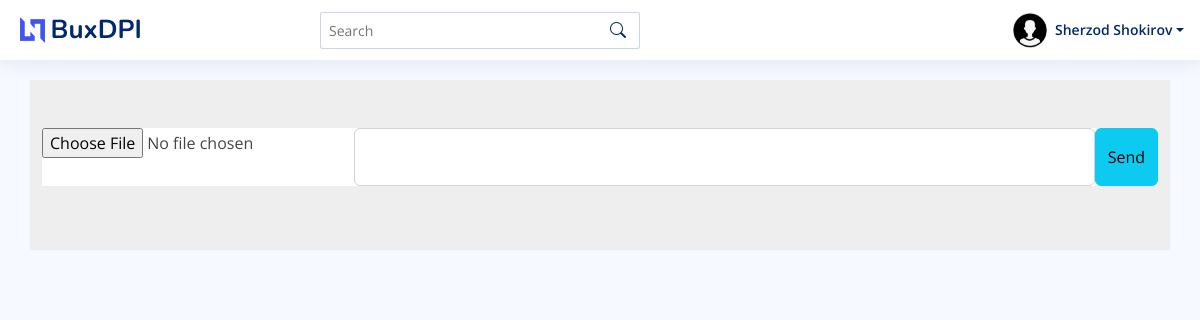
Before: /chat2/45 (signed in) with the older database file.
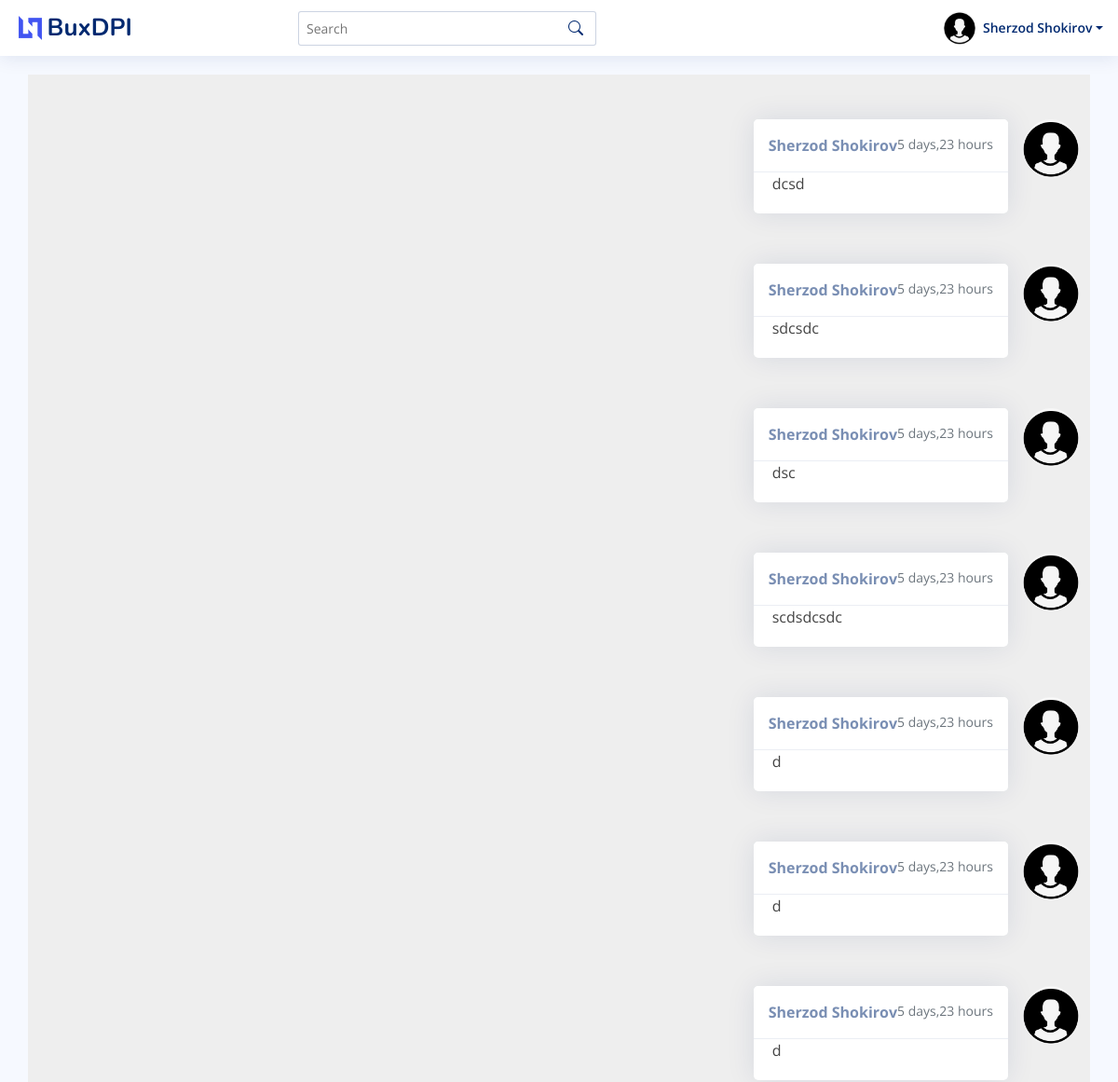
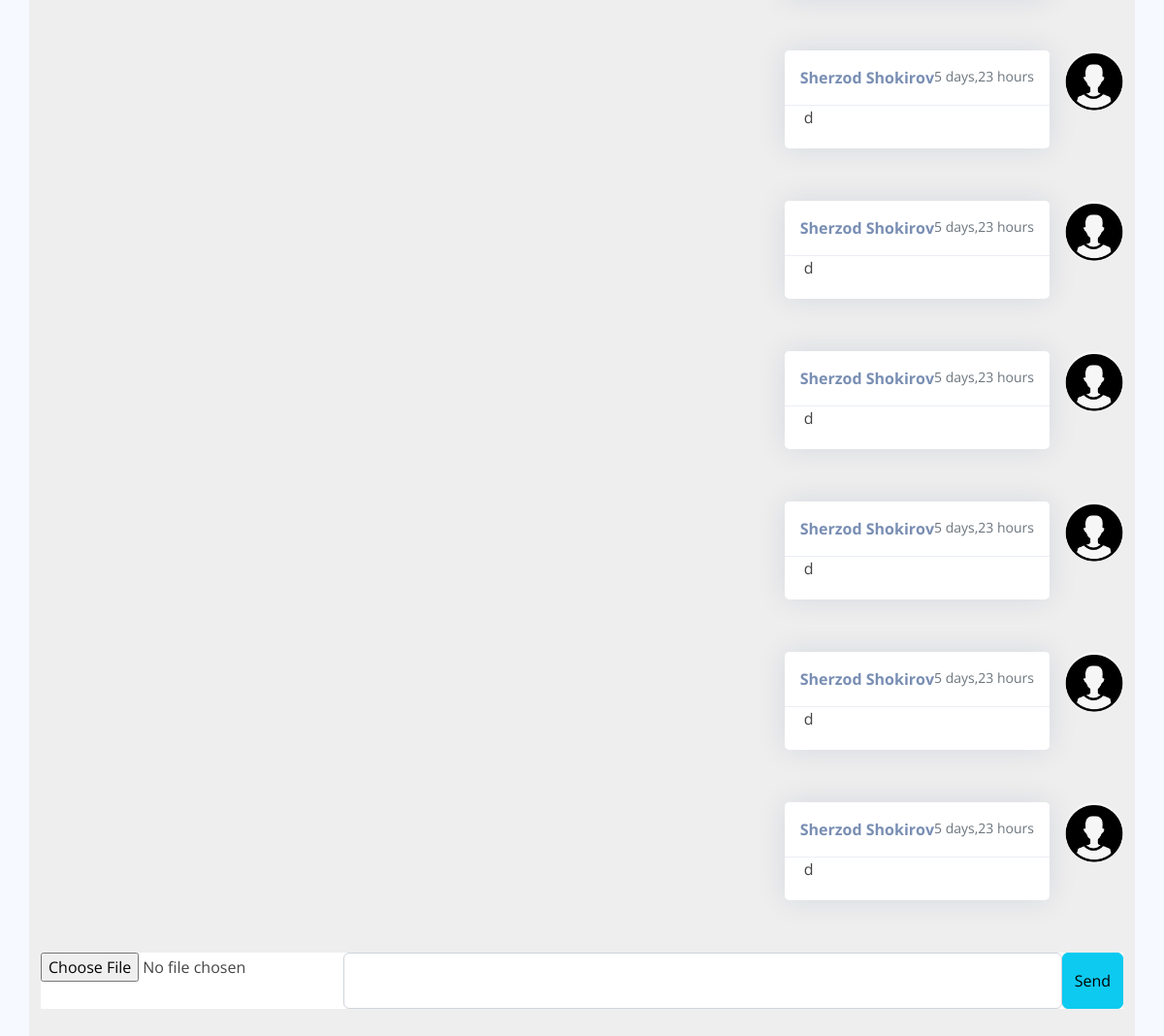
After: the same page with the newer database file (2 pictures, top to bottom).
### users/models.py (models this page shows)
class User(AbstractUser):
    role = models.ForeignKey(Role,on_delete=models.CASCADE, null=True, blank=True)
    image = models.ImageField(upload_to='avatars/', default='avatars/default.png', null=True, blank=True)
    phone = models.CharField(max_length=20, null=True, blank=True)
    about = models.CharField(max_length=250, null=True, blank=True)
    def __str__(self):
        return self.username

class Chat(models.Model):
    user1 = models.ForeignKey(User,related_name='user1', on_delete=models.CASCADE, null=True, blank=True)
    user2 = models.ForeignKey('users.User',related_name='user2', on_delete=models.CASCADE, null=True, blank=True)
    content = models.TextField(null=True, blank=True)
    image = models.ImageField(upload_to='chat/', null=True, blank=True)
    data = models.DateTimeField(auto_now_add=True)

### users/views.py (the view)
# urls.py: path('chat2/<int:id>', chat2, name='chat2'),
@login_required
def chat2(request,id):
    Teacher = User.objects.get(id=id)
    chats = Chat.objects.all()
    if request.method == 'POST':
        form = Chatform(data=request.POST,files=request.FILES)
        if form.is_valid():
            chat = form.save(commit=False)
            chat.user1 = request.user
            chat.user2 = Teacher
            chat.save()
            return HttpResponseRedirect(request.META.get('HTTP_REFERER'))
    else:
        form = Chatform()
    context = {
        'form': form,
        'user': User.objects.get(username=request.user),
        'Teacher': 	Teacher,
        'chat': Chat.objects.raw(f"""
                 SELECT *
                 from users_chat
                 where (user1_id={request.user.id} or user1_id={id}) and (user2_id={request.user.id} or user2_id={id})
                 ORDER by data asc
        """)
    }
    return render(request, 'chat.html',context)

### users/forms.py
class Chatform(forms.ModelForm):
    class Meta:
        model = Chat
        fields = ('user1','content','image',)

### users/models.py (called while the page is built)
    def __str__(self):
        return self.name

### templates/chat.html (shortened to what this page needs)
{% extends 'main.html' %} {% load static %}
{% block content %}
    <section style="background-color: #eee;" id="section_1">
        <div class="container py-5">
            <div class="row">
                <div class="col-md-8 col-lg-10 col-xl-12">
                    <ul class="list-unstyled">
                        {% for i in chat %}
                        {% if i.user1 == request.user and i.user2 == Teacher %}
                        <li class="d-flex justify-content-end mb-4">
                            <div class="card">
                            <div class="card-header d-flex justify-content-end p-3">
                                <p class="fw-bold mb-0">{{ i.user1.get_full_name }}</p>
                                <p class="text-muted small mb-0"> {{i.data|timesince}} </p>
                            </div>
                            <div class="card-body">
                                <p class="mb-0">
                                {{i.content}}
                                </p>
                            </div>
                            </div>
                            <img src="{{ i.user1.image.url }}"
                            class="rounded-circle d-flex align-self-start ms-3 shadow-1-strong" width="60">
                        </li>
                        {% endif %}
                        {% endfor %}
                        <li class="bg-white mb-3">
                            <form method="POST" enctype="multipart/form-data" class="form-floating" style="display: flex;">
                                <input type="file" name="image" accept="image/*" id="id_image">
                                <input type="text" name="content" id="id_content" class="form-control" placeholder="Typing">
                                <button type="submit" class="btn btn-info btn-rounded float-end">Send</button>
                            </form>
                        </li>
                    </ul>
                </div>
            </div>
        </div>
    </section>
{% endblock %}

### templates/main.html (shortened to what this page needs)
<!DOCTYPE html> {% load static %}
<html lang="en">
<head>
  <link href="{% static 'assets/vendor/bootstrap/css/bootstrap.min.css' %}" rel="stylesheet">
  <link href="{% static 'assets/vendor/bootstrap-icons/bootstrap-icons.css' %}" rel="stylesheet">
  <link href="{% static 'assets/vendor/boxicons/css/boxicons.min.css' %}" rel="stylesheet">
  <link href="{% static 'assets/vendor/quill/quill.snow.css' %}" rel="stylesheet">
  <link href="{% static 'assets/vendor/quill/quill.bubble.css' %}" rel="stylesheet">
  <link href="{% static 'assets/vendor/remixicon/remixicon.css' %}" rel="stylesheet">
  <link href="{% static 'assets/vendor/simple-datatables/style.css' %}" rel="stylesheet">
  <link href="{% static 'assets/css/style.css' %}" rel="stylesheet">
</head>
<body class="toggle-sidebar">
  <header id="header" class="header fixed-top d-flex align-items-center">
    <div class="d-flex align-items-center justify-content-between">
      {% if user.role.name == 'Teacher' %}
          <a href="{% url 'main' %}" class="logo d-flex align-items-center">
            <img src="{% static 'assets/img/logo.png' %}" alt="">
            <span class="d-none d-lg-block">BuxDPI</span>
          </a>
      {% else %}
          <a href="{% url 'main2' %}" class="logo d-flex align-items-center">
            <img src="{% static 'assets/img/logo.png' %}" alt="">
            <span class="d-none d-lg-block">BuxDPI</span>
          </a>
      {% endif %}
    </div>
    <div class="search-bar">
      <form class="search-form d-flex align-items-center" action="#">
        <input type="text" name="query" placeholder="Search" title="Enter search keyword">
        <button type="submit" title="Search"><i class="bi bi-search"></i></button>
      </form>
    </div>
    <nav class="header-nav ms-auto">
      <ul class="d-flex align-items-center">
        <li class="nav-item dropdown pe-3">
          <a class="nav-link nav-profile d-flex align-items-center pe-0" href="#" data-bs-toggle="dropdown">
            <img src="{{ user.image.url }}" alt="Profile" class="rounded-circle">
            <span class="d-none d-md-block dropdown-toggle ps-2">{{ user.get_full_name }}</span>
          </a>
        </li>
      </ul>
    </nav>
  </header>
  <main id="main" class="main">
    {% block content %}{% endblock %}
  </main>
</body>
</html>

### static/assets/css/style.css (style rules this page uses)
:root { scroll-behavior: smooth; }
body { font-family: "Open Sans", sans-serif; background: #f6f9ff; color: #444444; }
a { color: #4154f1; text-decoration: none; }
#main { margin-top: 60px; padding: 20px 30px; transition: all 0.3s; }
.card { margin-bottom: 30px; border: none; border-radius: 5px; box-shadow: 0px 0 30px rgba(1, 41, 112, 0.1); }
.card-header, .card-footer { border-color: #ebeef4; background-color: #fff; color: #798eb3; padding: 15px; }
.card-body { padding: 0 20px 20px 20px; }
.logo { line-height: 1; }
@media (min-width: 1200px) { .logo { width: 280px; } }
.logo img { max-height: 26px; margin-right: 6px; }
.logo span { font-size: 26px; font-weight: 700; color: #012970; font-family: "Nunito", sans-serif; }
.header { transition: all 0.5s; z-index: 997; height: 60px; box-shadow: 0px 2px 20px rgba(1, 41, 112, 0.1); background-color: #fff; padding-left: 20px; }
.header .search-bar { min-width: 360px; padding: 0 20px; }
.header .search-form { width: 100%; }
.header .search-form input { border: 0; font-size: 14px; color: #012970; border: 1px solid rgba(1, 41, 112, 0.2); padding: 7px 38px 7px 8px; border-radius: 3px; transition: 0.3s; width: 100%; }
.header .search-form button { border: 0; padding: 0; margin-left: -30px; background: none; }
.header .search-form button i { color: #012970; }
.header-nav ul { list-style: none; }
.header-nav>ul { margin: 0; padding: 0; }
.header-nav .nav-profile { color: #012970; }
.header-nav .nav-profile img { max-height: 36px; }
.header-nav .nav-profile span { font-size: 14px; font-weight: 600; }
@media (min-width: 1200px) { #main, #footer { margin-left: 300px; } }
@media (min-width: 1200px) { .toggle-sidebar #main, .toggle-sidebar #footer { margin-left: 0; } }

Changed rows visible on the page:
added Chat: user1.get_full_name "Sherzod Shokirov", data "5 days,23 hours", content "dcsd", user1.image (placeholder picture)
added Chat: user1.get_full_name "Sherzod Shokirov", data "5 days,23 hours", content "sdcsdc", user1.image (placeholder picture)
added Chat: user1.get_full_name "Sherzod Shokirov", data "5 days,23 hours", content "dsc", user1.image (placeholder picture)
added Chat: user1.get_full_name "Sherzod Shokirov", data "5 days,23 hours", content "scdsdcsdc", user1.image (placeholder picture)
added Chat: user1.get_full_name "Sherzod Shokirov", data "5 days,23 hours", content "d", user1.image (placeholder picture)
added Chat: user1.get_full_name "Sherzod Shokirov", data "5 days,23 hours", content "d", user1.image (placeholder picture)
added Chat: user1.get_full_name "Sherzod Shokirov", data "5 days,23 hours", content "d", user1.image (placeholder picture)
added Chat: user1.get_full_name "Sherzod Shokirov", data "5 days,23 hours", content "d", user1.image (placeholder picture)
added Chat: user1.get_full_name "Sherzod Shokirov", data "5 days,23 hours", content "d", user1.image (placeholder picture)
added Chat: user1.get_full_name "Sherzod Shokirov", data "5 days,23 hours", content "d", user1.image (placeholder picture)
added Chat: user1.get_full_name "Sherzod Shokirov", data "5 days,23 hours", content "d", user1.image (placeholder picture)
added Chat: user1.get_full_name "Sherzod Shokirov", data "5 days,23 hours", content "d", user1.image (placeholder picture)
added Chat: user1.get_full_name "Sherzod Shokirov", data "5 days,23 hours", content "d", user1.image (placeholder picture)
